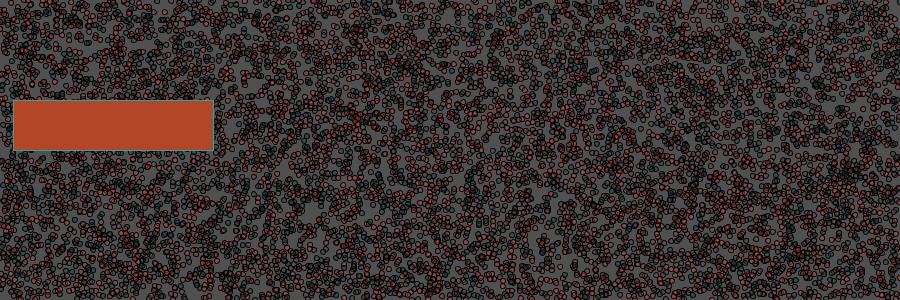
Frame 1 (no input)
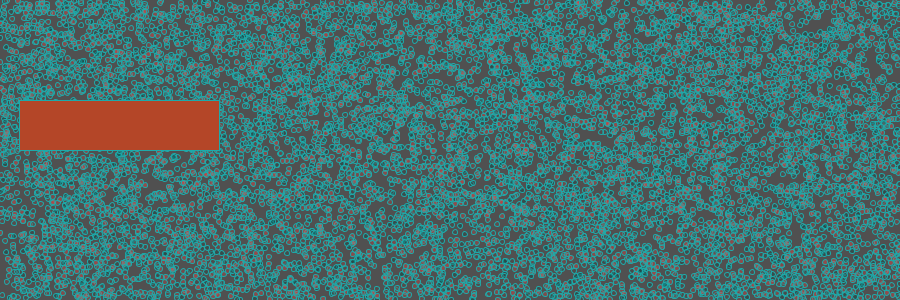
Frame 60 (the mouse pressed at the canvas centre just before this capture)
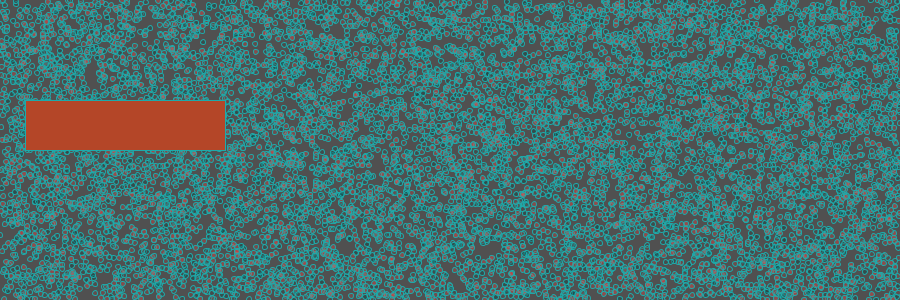
Frame 120 (the mouse held since frame 60 and released just before this capture)

The Processing sketch that drew these frames (run headless with seeded random() and noise(); from frame 60 on, the mouse is pressed at the canvas centre):

// Processing sketch: initial_stuff
// ── initial_stuff.pde
// global variables - visible in the scope of all functions
int n = 5;
float x;

void setup(){
  size(900, 300);
  background(80);
  float y = 3.4; // y is declared with the scope of setup - it will not be visible in draw or any other function
  x = 13.8;
  println("n = " + n);
  println("in setup x = " + x);
  println("y = " + y);
}

void draw(){
  background(80);
  println(" --------------------- ");
  x += 0.1;
  for(int i=0 ;i<10000; i++){
    // print("i = " + i);
    fill( random(255), 70, 70, 100 );
    ellipse( random(width) , random(height) , 5, 5 );
  }
  //println("in draw x = " + x);
  n += 0.01; // will not produce error but will not change - it will be keeping the integer part all the time
  //println("in draw n = " + n);
  println("frameRate: " + frameRate);
  //println("in draw y = " + y); // -> produces error, not visible in y
  stroke(30,170,170);
  fill(180, 70, 40);
  // noFill();
  rect( x, 100 , 200, 50 );
}
